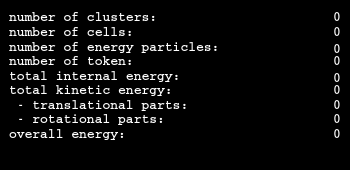
<?xml version="1.0" encoding="UTF-8"?>
<ui version="4.0">
 <class>SimulationMonitor</class>
 <widget class="QMainWindow" name="SimulationMonitor">
  <property name="windowModality">
   <enum>Qt::NonModal</enum>
  </property>
  <property name="geometry">
   <rect>
    <x>0</x>
    <y>0</y>
    <width>350</width>
    <height>170</height>
   </rect>
  </property>
  <property name="sizePolicy">
   <sizepolicy hsizetype="Expanding" vsizetype="Fixed">
    <horstretch>0</horstretch>
    <verstretch>0</verstretch>
   </sizepolicy>
  </property>
  <property name="minimumSize">
   <size>
    <width>350</width>
    <height>170</height>
   </size>
  </property>
  <property name="maximumSize">
   <size>
    <width>350</width>
    <height>170</height>
   </size>
  </property>
  <property name="palette">
   <palette>
    <active>
     <colorrole role="WindowText">
      <brush brushstyle="SolidPattern">
       <color alpha="255">
        <red>255</red>
        <green>255</green>
        <blue>255</blue>
       </color>
      </brush>
     </colorrole>
     <colorrole role="Button">
      <brush brushstyle="SolidPattern">
       <color alpha="255">
        <red>0</red>
        <green>0</green>
        <blue>0</blue>
       </color>
      </brush>
     </colorrole>
     <colorrole role="Mid">
      <brush brushstyle="SolidPattern">
       <color alpha="255">
        <red>0</red>
        <green>0</green>
        <blue>0</blue>
       </color>
      </brush>
     </colorrole>
     <colorrole role="Base">
      <brush brushstyle="SolidPattern">
       <color alpha="255">
        <red>255</red>
        <green>255</green>
        <blue>255</blue>
       </color>
      </brush>
     </colorrole>
     <colorrole role="Window">
      <brush brushstyle="SolidPattern">
       <color alpha="255">
        <red>0</red>
        <green>0</green>
        <blue>0</blue>
       </color>
      </brush>
     </colorrole>
    </active>
    <inactive>
     <colorrole role="WindowText">
      <brush brushstyle="SolidPattern">
       <color alpha="255">
        <red>255</red>
        <green>255</green>
        <blue>255</blue>
       </color>
      </brush>
     </colorrole>
     <colorrole role="Button">
      <brush brushstyle="SolidPattern">
       <color alpha="255">
        <red>0</red>
        <green>0</green>
        <blue>0</blue>
       </color>
      </brush>
     </colorrole>
     <colorrole role="Mid">
      <brush brushstyle="SolidPattern">
       <color alpha="255">
        <red>0</red>
        <green>0</green>
        <blue>0</blue>
       </color>
      </brush>
     </colorrole>
     <colorrole role="Base">
      <brush brushstyle="SolidPattern">
       <color alpha="255">
        <red>255</red>
        <green>255</green>
        <blue>255</blue>
       </color>
      </brush>
     </colorrole>
     <colorrole role="Window">
      <brush brushstyle="SolidPattern">
       <color alpha="255">
        <red>0</red>
        <green>0</green>
        <blue>0</blue>
       </color>
      </brush>
     </colorrole>
    </inactive>
    <disabled>
     <colorrole role="WindowText">
      <brush brushstyle="SolidPattern">
       <color alpha="255">
        <red>103</red>
        <green>102</green>
        <blue>100</blue>
       </color>
      </brush>
     </colorrole>
     <colorrole role="Button">
      <brush brushstyle="SolidPattern">
       <color alpha="255">
        <red>0</red>
        <green>0</green>
        <blue>0</blue>
       </color>
      </brush>
     </colorrole>
     <colorrole role="Mid">
      <brush brushstyle="SolidPattern">
       <color alpha="255">
        <red>0</red>
        <green>0</green>
        <blue>0</blue>
       </color>
      </brush>
     </colorrole>
     <colorrole role="Base">
      <brush brushstyle="SolidPattern">
       <color alpha="255">
        <red>0</red>
        <green>0</green>
        <blue>0</blue>
       </color>
      </brush>
     </colorrole>
     <colorrole role="Window">
      <brush brushstyle="SolidPattern">
       <color alpha="255">
        <red>0</red>
        <green>0</green>
        <blue>0</blue>
       </color>
      </brush>
     </colorrole>
    </disabled>
   </palette>
  </property>
  <property name="font">
   <font>
    <family>Courier New</family>
    <weight>75</weight>
    <bold>true</bold>
   </font>
  </property>
  <property name="windowTitle">
   <string>alien monitor</string>
  </property>
  <property name="windowOpacity">
   <double>0.800000000000000</double>
  </property>
  <property name="documentMode">
   <bool>false</bool>
  </property>
  <property name="dockNestingEnabled">
   <bool>false</bool>
  </property>
  <property name="unifiedTitleAndToolBarOnMac">
   <bool>false</bool>
  </property>
  <widget class="QWidget" name="centralwidget">
   <property name="sizePolicy">
    <sizepolicy hsizetype="Expanding" vsizetype="Expanding">
     <horstretch>0</horstretch>
     <verstretch>0</verstretch>
    </sizepolicy>
   </property>
   <property name="minimumSize">
    <size>
     <width>260</width>
     <height>0</height>
    </size>
   </property>
   <property name="maximumSize">
    <size>
     <width>16777215</width>
     <height>190</height>
    </size>
   </property>
   <widget class="QLabel" name="label_7">
    <property name="geometry">
     <rect>
      <x>9</x>
      <y>9</y>
      <width>221</width>
      <height>16</height>
     </rect>
    </property>
    <property name="font">
     <font>
      <family>Courier</family>
      <pointsize>10</pointsize>
      <weight>75</weight>
      <bold>true</bold>
     </font>
    </property>
    <property name="text">
     <string>number of clusters:</string>
    </property>
   </widget>
   <widget class="QLabel" name="numberClustersLabel">
    <property name="geometry">
     <rect>
      <x>220</x>
      <y>9</y>
      <width>121</width>
      <height>16</height>
     </rect>
    </property>
    <property name="font">
     <font>
      <family>Courier</family>
      <pointsize>10</pointsize>
      <weight>75</weight>
      <bold>true</bold>
     </font>
    </property>
    <property name="text">
     <string>0</string>
    </property>
    <property name="alignment">
     <set>Qt::AlignRight|Qt::AlignTrailing|Qt::AlignVCenter</set>
    </property>
   </widget>
   <widget class="QLabel" name="label">
    <property name="geometry">
     <rect>
      <x>9</x>
      <y>24</y>
      <width>221</width>
      <height>16</height>
     </rect>
    </property>
    <property name="font">
     <font>
      <family>Courier</family>
      <pointsize>10</pointsize>
      <weight>75</weight>
      <bold>true</bold>
     </font>
    </property>
    <property name="text">
     <string>number of cells:</string>
    </property>
   </widget>
   <widget class="QLabel" name="numberCellsLabel">
    <property name="geometry">
     <rect>
      <x>220</x>
      <y>24</y>
      <width>121</width>
      <height>16</height>
     </rect>
    </property>
    <property name="font">
     <font>
      <family>Courier</family>
      <pointsize>10</pointsize>
      <weight>75</weight>
      <bold>true</bold>
     </font>
    </property>
    <property name="text">
     <string>0</string>
    </property>
    <property name="alignment">
     <set>Qt::AlignRight|Qt::AlignTrailing|Qt::AlignVCenter</set>
    </property>
   </widget>
   <widget class="QLabel" name="label_2">
    <property name="geometry">
     <rect>
      <x>9</x>
      <y>39</y>
      <width>241</width>
      <height>16</height>
     </rect>
    </property>
    <property name="font">
     <font>
      <family>Courier</family>
      <pointsize>10</pointsize>
      <weight>75</weight>
      <bold>true</bold>
     </font>
    </property>
    <property name="text">
     <string>number of energy particles:</string>
    </property>
   </widget>
   <widget class="QLabel" name="numberEnergyParticlesLabel">
    <property name="geometry">
     <rect>
      <x>250</x>
      <y>39</y>
      <width>91</width>
      <height>20</height>
     </rect>
    </property>
    <property name="font">
     <font>
      <family>Courier</family>
      <pointsize>10</pointsize>
      <weight>75</weight>
      <bold>true</bold>
     </font>
    </property>
    <property name="text">
     <string>0</string>
    </property>
    <property name="alignment">
     <set>Qt::AlignRight|Qt::AlignTrailing|Qt::AlignVCenter</set>
    </property>
   </widget>
   <widget class="QLabel" name="label_4">
    <property name="geometry">
     <rect>
      <x>9</x>
      <y>53</y>
      <width>211</width>
      <height>16</height>
     </rect>
    </property>
    <property name="font">
     <font>
      <family>Courier</family>
      <pointsize>10</pointsize>
      <weight>75</weight>
      <bold>true</bold>
     </font>
    </property>
    <property name="text">
     <string>number of token:</string>
    </property>
   </widget>
   <widget class="QLabel" name="numberTokenLabel">
    <property name="geometry">
     <rect>
      <x>220</x>
      <y>53</y>
      <width>121</width>
      <height>16</height>
     </rect>
    </property>
    <property name="font">
     <font>
      <family>Courier</family>
      <pointsize>10</pointsize>
      <weight>75</weight>
      <bold>true</bold>
     </font>
    </property>
    <property name="text">
     <string>0</string>
    </property>
    <property name="alignment">
     <set>Qt::AlignRight|Qt::AlignTrailing|Qt::AlignVCenter</set>
    </property>
   </widget>
   <widget class="QLabel" name="label_3">
    <property name="geometry">
     <rect>
      <x>9</x>
      <y>68</y>
      <width>221</width>
      <height>16</height>
     </rect>
    </property>
    <property name="font">
     <font>
      <family>Courier</family>
      <pointsize>10</pointsize>
      <weight>75</weight>
      <bold>true</bold>
     </font>
    </property>
    <property name="text">
     <string>total internal energy:</string>
    </property>
   </widget>
   <widget class="QLabel" name="internalEnergyLabel">
    <property name="geometry">
     <rect>
      <x>230</x>
      <y>68</y>
      <width>111</width>
      <height>20</height>
     </rect>
    </property>
    <property name="font">
     <font>
      <family>Courier</family>
      <pointsize>10</pointsize>
      <weight>75</weight>
      <bold>true</bold>
     </font>
    </property>
    <property name="text">
     <string>0</string>
    </property>
    <property name="alignment">
     <set>Qt::AlignRight|Qt::AlignTrailing|Qt::AlignVCenter</set>
    </property>
   </widget>
   <widget class="QLabel" name="label_9">
    <property name="geometry">
     <rect>
      <x>9</x>
      <y>82</y>
      <width>211</width>
      <height>16</height>
     </rect>
    </property>
    <property name="font">
     <font>
      <family>Courier</family>
      <pointsize>10</pointsize>
      <weight>75</weight>
      <bold>true</bold>
     </font>
    </property>
    <property name="text">
     <string>total kinetic energy:</string>
    </property>
   </widget>
   <widget class="QLabel" name="kinEnergyLabel">
    <property name="geometry">
     <rect>
      <x>220</x>
      <y>82</y>
      <width>121</width>
      <height>16</height>
     </rect>
    </property>
    <property name="font">
     <font>
      <family>Courier</family>
      <pointsize>10</pointsize>
      <weight>75</weight>
      <bold>true</bold>
     </font>
    </property>
    <property name="text">
     <string>0</string>
    </property>
    <property name="alignment">
     <set>Qt::AlignRight|Qt::AlignTrailing|Qt::AlignVCenter</set>
    </property>
   </widget>
   <widget class="QLabel" name="label_5">
    <property name="geometry">
     <rect>
      <x>9</x>
      <y>97</y>
      <width>211</width>
      <height>16</height>
     </rect>
    </property>
    <property name="font">
     <font>
      <family>Courier</family>
      <pointsize>10</pointsize>
      <weight>75</weight>
      <bold>true</bold>
     </font>
    </property>
    <property name="text">
     <string> - translational parts:</string>
    </property>
   </widget>
   <widget class="QLabel" name="transEnergyLabel">
    <property name="geometry">
     <rect>
      <x>220</x>
      <y>97</y>
      <width>121</width>
      <height>16</height>
     </rect>
    </property>
    <property name="font">
     <font>
      <family>Courier</family>
      <pointsize>10</pointsize>
      <weight>75</weight>
      <bold>true</bold>
     </font>
    </property>
    <property name="text">
     <string>0</string>
    </property>
    <property name="alignment">
     <set>Qt::AlignRight|Qt::AlignTrailing|Qt::AlignVCenter</set>
    </property>
   </widget>
   <widget class="QLabel" name="rotEnergyLabel">
    <property name="geometry">
     <rect>
      <x>220</x>
      <y>111</y>
      <width>121</width>
      <height>16</height>
     </rect>
    </property>
    <property name="font">
     <font>
      <family>Courier</family>
      <pointsize>10</pointsize>
      <weight>75</weight>
      <bold>true</bold>
     </font>
    </property>
    <property name="text">
     <string>0</string>
    </property>
    <property name="alignment">
     <set>Qt::AlignRight|Qt::AlignTrailing|Qt::AlignVCenter</set>
    </property>
   </widget>
   <widget class="QLabel" name="label_6">
    <property name="geometry">
     <rect>
      <x>9</x>
      <y>126</y>
      <width>211</width>
      <height>16</height>
     </rect>
    </property>
    <property name="font">
     <font>
      <family>Courier</family>
      <pointsize>10</pointsize>
      <weight>75</weight>
      <bold>true</bold>
     </font>
    </property>
    <property name="text">
     <string>overall energy:</string>
    </property>
   </widget>
   <widget class="QLabel" name="totalEnergyLabel">
    <property name="geometry">
     <rect>
      <x>220</x>
      <y>126</y>
      <width>121</width>
      <height>16</height>
     </rect>
    </property>
    <property name="font">
     <font>
      <family>Courier</family>
      <pointsize>10</pointsize>
      <weight>75</weight>
      <bold>true</bold>
     </font>
    </property>
    <property name="text">
     <string>0</string>
    </property>
    <property name="alignment">
     <set>Qt::AlignRight|Qt::AlignTrailing|Qt::AlignVCenter</set>
    </property>
   </widget>
   <widget class="QLabel" name="label_8">
    <property name="geometry">
     <rect>
      <x>9</x>
      <y>111</y>
      <width>211</width>
      <height>16</height>
     </rect>
    </property>
    <property name="font">
     <font>
      <family>Courier</family>
      <pointsize>10</pointsize>
      <weight>75</weight>
      <bold>true</bold>
     </font>
    </property>
    <property name="text">
     <string> - rotational parts:</string>
    </property>
   </widget>
  </widget>
 </widget>
 <resources/>
 <connections/>
</ui>
